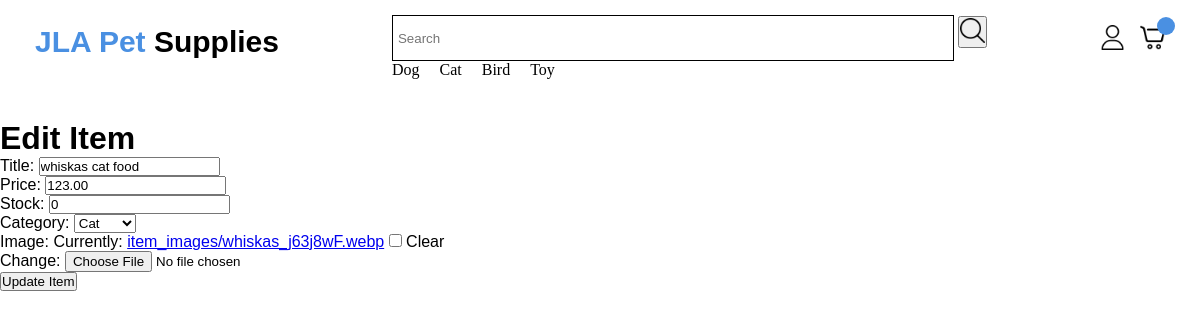
The page /item/50/edit/ on the database its author committed.
### app/models.py (models this page shows, shortened)
class Item(models.Model):
    seller = models.ForeignKey(User, on_delete=models.CASCADE, null=True)
    category = models.ForeignKey(Category, related_name='item', on_delete=models.CASCADE, null=True, blank=True)
    title = models.CharField(max_length=100)
    price = models.DecimalField(max_digits=10, decimal_places=2)
    stock = models.PositiveIntegerField(default=0)
    image = models.ImageField(upload_to='item_images/', null=True, blank=True)

### app/views.py (the view, shortened to what this page needs)
# urls.py: path('item/<int:pk>/edit/', ItemEditView.as_view(), name='item_edit'),
class ItemEditView(UpdateView):
    model = Item
    fields = ['title', 'price', 'stock', 'category', 'image']
    template_name = 'app/item_edit.html'
    success_url = reverse_lazy('shop')

### app/models.py (called while the page is built)
    def __str__(self):
        return self.name

### app/templates/app/item_edit.html (shortened to what this page needs)
{% extends 'app/base.html' %}
{% load static %}
{% block content %}
<div class="itemeditpage">
<h1>Edit Item</h1>
<form method="POST" enctype="multipart/form-data">
    {{ form.as_p }}
    <button type="submit">Update Item</button>
</form>
</div>
{% endblock content %}

### static/css/style.css (style rules this page uses)
* { margin: 0; padding: 0; }
html { width: 100%; font-family: sans-serif; font-size: 10px; scroll-behavior: smooth; }
body { background-color: white; color: black; font-size: 1.6rem; }
.itemeditpage { padding-top: 120px; }

### rows shown on the page
Item: title "whiskas cat food", price "123.00", stock "0", category "Cat"
